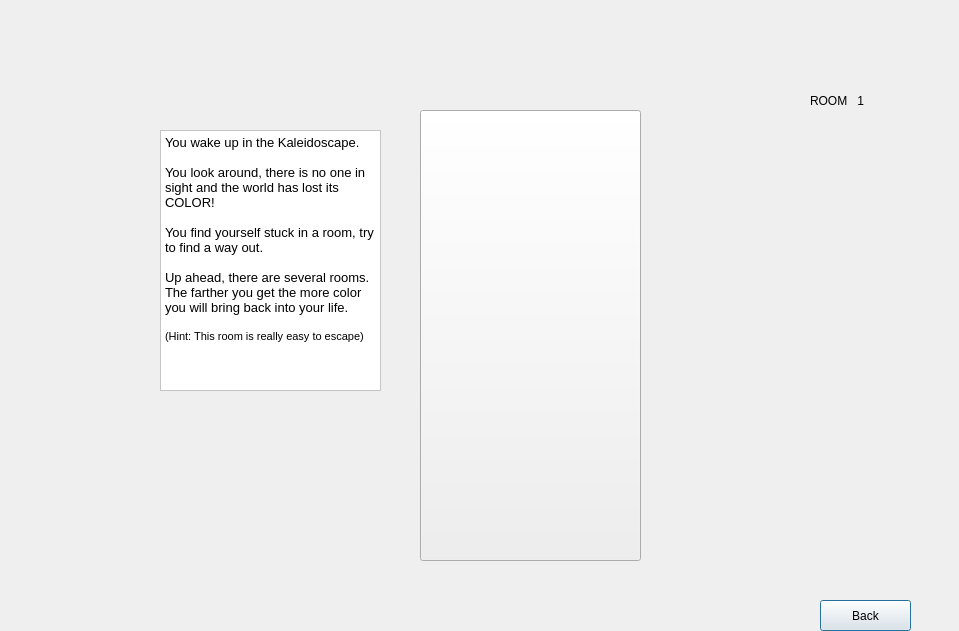
<?xml version="1.0" encoding="UTF-8"?>
<ui version="4.0">
 <class>room1</class>
 <widget class="QDialog" name="room1">
  <property name="geometry">
   <rect>
    <x>0</x>
    <y>0</y>
    <width>959</width>
    <height>631</height>
   </rect>
  </property>
  <property name="windowTitle">
   <string>Dialog</string>
  </property>
  <property name="styleSheet">
   <string notr="true">background-image: url(:/images/room1bg.png);</string>
  </property>
  <widget class="QPushButton" name="BackToMenu">
   <property name="geometry">
    <rect>
     <x>820</x>
     <y>600</y>
     <width>91</width>
     <height>31</height>
    </rect>
   </property>
   <property name="styleSheet">
    <string notr="true">background-image: url(:/images/transparent.png);
font: 12pt &quot;Impact&quot;;</string>
   </property>
   <property name="text">
    <string>Back</string>
   </property>
  </widget>
  <widget class="QPushButton" name="door">
   <property name="geometry">
    <rect>
     <x>420</x>
     <y>110</y>
     <width>221</width>
     <height>451</height>
    </rect>
   </property>
   <property name="styleSheet">
    <string notr="true">background-image: url(:/images/door1.png);</string>
   </property>
   <property name="text">
    <string/>
   </property>
  </widget>
  <widget class="QTextBrowser" name="textBrowser">
   <property name="geometry">
    <rect>
     <x>160</x>
     <y>130</y>
     <width>221</width>
     <height>261</height>
    </rect>
   </property>
   <property name="styleSheet">
    <string notr="true">background-image: url(:/images/transparent.png);
background-color: rgb(255, 255, 255);
font: 8pt &quot;Informal Roman&quot;;</string>
   </property>
   <property name="html">
    <string>&lt;!DOCTYPE HTML PUBLIC &quot;-//W3C//DTD HTML 4.0//EN&quot; &quot;http://www.w3.org/TR/REC-html40/strict.dtd&quot;&gt;
&lt;html&gt;&lt;head&gt;&lt;meta name=&quot;qrichtext&quot; content=&quot;1&quot; /&gt;&lt;style type=&quot;text/css&quot;&gt;
p, li { white-space: pre-wrap; }
&lt;/style&gt;&lt;/head&gt;&lt;body style=&quot; font-family:'Informal Roman'; font-size:8pt; font-weight:400; font-style:normal;&quot;&gt;
&lt;p style=&quot; margin-top:0px; margin-bottom:0px; margin-left:0px; margin-right:0px; -qt-block-indent:0; text-indent:0px;&quot;&gt;&lt;span style=&quot; font-family:'Arial'; font-size:10pt; color:#000000; background-color:#ffffff;&quot;&gt;You wake up in the Kaleidoscape.  &lt;/span&gt;&lt;/p&gt;
&lt;p style=&quot;-qt-paragraph-type:empty; margin-top:0px; margin-bottom:0px; margin-left:0px; margin-right:0px; -qt-block-indent:0; text-indent:0px; font-family:'Arial'; font-size:10pt; color:#000000;&quot;&gt;&lt;br /&gt;&lt;/p&gt;
&lt;p style=&quot; margin-top:0px; margin-bottom:0px; margin-left:0px; margin-right:0px; -qt-block-indent:0; text-indent:0px;&quot;&gt;&lt;span style=&quot; font-family:'Arial'; font-size:10pt; color:#000000; background-color:#ffffff;&quot;&gt;You look around, there is no one in sight and the world has lost its COLOR!&lt;/span&gt;&lt;/p&gt;
&lt;p style=&quot;-qt-paragraph-type:empty; margin-top:0px; margin-bottom:0px; margin-left:0px; margin-right:0px; -qt-block-indent:0; text-indent:0px; font-family:'Arial'; font-size:10pt; color:#000000;&quot;&gt;&lt;br /&gt;&lt;/p&gt;
&lt;p style=&quot; margin-top:0px; margin-bottom:0px; margin-left:0px; margin-right:0px; -qt-block-indent:0; text-indent:0px;&quot;&gt;&lt;span style=&quot; font-family:'Arial'; font-size:10pt; color:#000000; background-color:#ffffff;&quot;&gt;You find yourself stuck in a room, try to find a way out.&lt;/span&gt;&lt;/p&gt;
&lt;p style=&quot;-qt-paragraph-type:empty; margin-top:0px; margin-bottom:0px; margin-left:0px; margin-right:0px; -qt-block-indent:0; text-indent:0px; font-family:'Arial'; font-size:10pt; color:#000000;&quot;&gt;&lt;br /&gt;&lt;/p&gt;
&lt;p style=&quot; margin-top:0px; margin-bottom:0px; margin-left:0px; margin-right:0px; -qt-block-indent:0; text-indent:0px;&quot;&gt;&lt;span style=&quot; font-family:'Arial'; font-size:10pt; color:#000000; background-color:#ffffff;&quot;&gt;Up ahead, there are several rooms. The farther you get the more color you will bring back into your life. &lt;/span&gt;&lt;/p&gt;
&lt;p style=&quot;-qt-paragraph-type:empty; margin-top:0px; margin-bottom:0px; margin-left:0px; margin-right:0px; -qt-block-indent:0; text-indent:0px; font-family:'Arial'; font-size:10pt; color:#000000;&quot;&gt;&lt;br /&gt;&lt;/p&gt;
&lt;p style=&quot; margin-top:0px; margin-bottom:0px; margin-left:0px; margin-right:0px; -qt-block-indent:0; text-indent:0px;&quot;&gt;&lt;span style=&quot; font-family:'MS Shell Dlg 2';&quot;&gt;(Hint: This room is really easy to escape)&lt;/span&gt;&lt;/p&gt;
&lt;p style=&quot;-qt-paragraph-type:empty; margin-top:0px; margin-bottom:0px; margin-left:0px; margin-right:0px; -qt-block-indent:0; text-indent:0px; font-family:'MS Shell Dlg 2'; font-size:10pt;&quot;&gt;&lt;br /&gt;&lt;/p&gt;&lt;/body&gt;&lt;/html&gt;</string>
   </property>
  </widget>
  <widget class="QLabel" name="label">
   <property name="geometry">
    <rect>
     <x>810</x>
     <y>80</y>
     <width>91</width>
     <height>41</height>
    </rect>
   </property>
   <property name="styleSheet">
    <string notr="true">background-image: url(:/images/transparent.png);
font: 14pt &quot;Impact&quot;;</string>
   </property>
   <property name="text">
    <string>ROOM   1</string>
   </property>
  </widget>
 </widget>
 <resources/>
 <connections/>
</ui>
